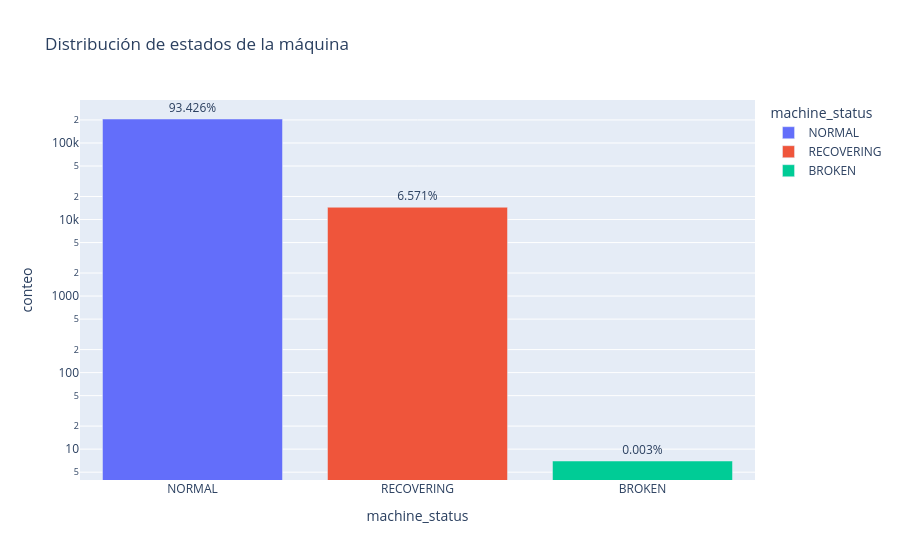

Write notebook code for a chart like this one.
### Markdown cell above
## 9. Visualizaciones para identificar patrones y anomalías (Módulo 3)

Usamos **Plotly** para descubrir la estructura de los datos y el comportamiento alrededor de
las fallas.

### 9.1 Distribución de la variable objetivo `machine_status`

### Code cell
conteo = df_clean["machine_status"].value_counts().reset_index()
conteo.columns = ["machine_status", "conteo"]
conteo["porcentaje"] = (conteo["conteo"]/len(df_clean)*100).round(3)
fig = px.bar(conteo, x="machine_status", y="conteo", text="porcentaje",
             color="machine_status", log_y=True,
             title="Distribución de estados de la máquina")
fig.update_traces(texttemplate="%{text}%", textposition="outside")
fig.show()
conteo

### Figure 1 — Plotly figure (JSON) as saved in the notebook; plotly's stock layout.template omitted (floating-point values rounded to 4 significant figures)
{"data": [{"alignmentgroup": "True", "hovertemplate": "machine_status=%{x}<br>conteo=%{y}<br>porcentaje=%{text}<extra></extra>", "legendgroup": "NORMAL", "marker": {"color": "#636efa", "pattern": {"shape": ""}}, "name": "NORMAL", "offsetgroup": "NORMAL", "orientation": "v", "showlegend": true, "text": [93.43], "textposition": "outside", "texttemplate": "%{text}%", "type": "bar", "x": ["NORMAL"], "xaxis": "x", "y": [205836], "yaxis": "y"}, {"alignmentgroup": "True", "hovertemplate": "machine_status=%{x}<br>conteo=%{y}<br>porcentaje=%{text}<extra></extra>", "legendgroup": "RECOVERING", "marker": {"color": "#EF553B", "pattern": {"shape": ""}}, "name": "RECOVERING", "offsetgroup": "RECOVERING", "orientation": "v", "showlegend": true, "text": [6.571], "textposition": "outside", "texttemplate": "%{text}%", "type": "bar", "x": ["RECOVERING"], "xaxis": "x", "y": [14477], "yaxis": "y"}, {"alignmentgroup": "True", "hovertemplate": "machine_status=%{x}<br>conteo=%{y}<br>porcentaje=%{text}<extra></extra>", "legendgroup": "BROKEN", "marker": {"color": "#00cc96", "pattern": {"shape": ""}}, "name": "BROKEN", "offsetgroup": "BROKEN", "orientation": "v", "showlegend": true, "text": [0.003], "textposition": "outside", "texttemplate": "%{text}%", "type": "bar", "x": ["BROKEN"], "xaxis": "x", "y": [7], "yaxis": "y"}], "layout": {"barmode": "relative", "legend": {"title": {"text": "machine_status"}, "tracegroupgap": 0}, "title": {"text": "Distribución de estados de la máquina"}, "xaxis": {"anchor": "y", "categoryarray": ["NORMAL", "RECOVERING", "BROKEN"], "categoryorder": "array", "domain": [0, 1], "title": {"text": "machine_status"}}, "yaxis": {"anchor": "x", "domain": [0, 1], "title": {"text": "conteo"}, "type": "log"}}}
